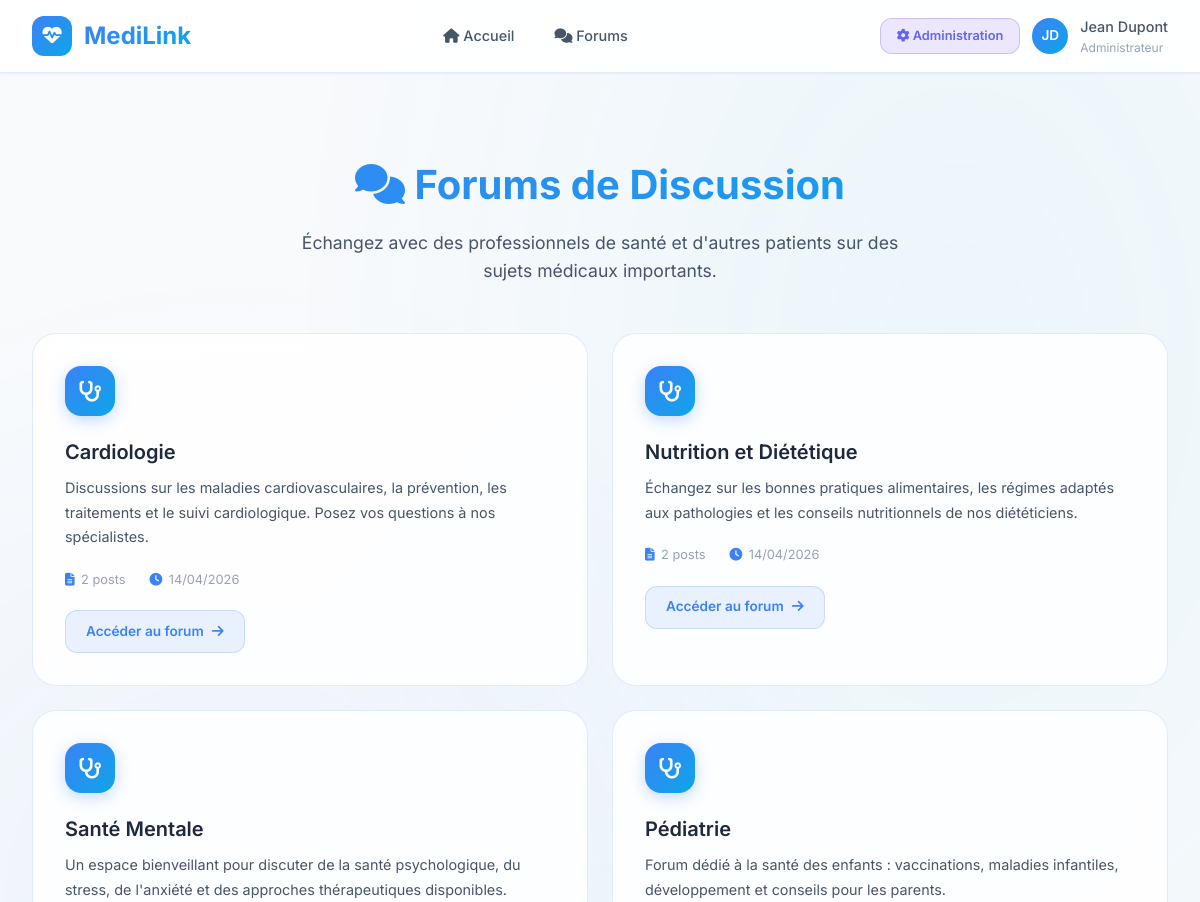
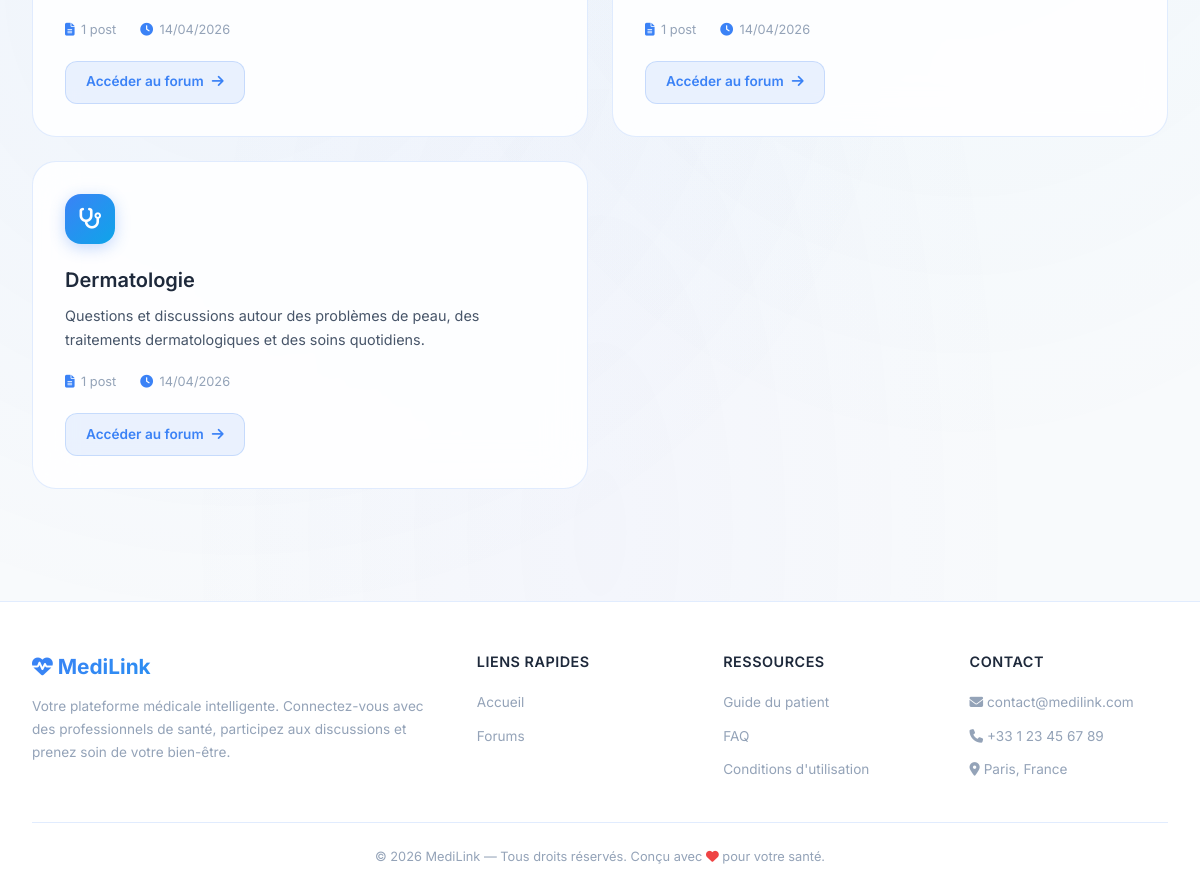
The page / on the database its author committed (2 pictures, top to bottom).
### tables this page shows
CREATE TABLE IF NOT EXISTS forum (
    id_forum INT AUTO_INCREMENT PRIMARY KEY,
    titre VARCHAR(200) NOT NULL,
    description TEXT,
    created_at DATETIME DEFAULT CURRENT_TIMESTAMP
);

### Controller/ForumController.php (called while the page is built, shortened)
<?php
class ForumController {
    public function list(): void {
        $forums = Forum::readAll();
        require __DIR__ . '/../View/front_office/forum/list.php';
    }
}

### Model/Forum.php (called while the page is built, shortened)
<?php
class Forum {
    public static function readAll(): array {
        $pdo = Database::getConnection();
        $stmt = $pdo->query("SELECT f.*, (SELECT COUNT(*) FROM post p WHERE p.id_forum = f.id_forum) AS nb_posts FROM forum f ORDER BY f.created_at DESC");
        return $stmt->fetchAll();
    }
}

### View/front_office/forum/list.php (the view, shortened to what this page needs)
<?php
require __DIR__ . '/../../layout/front_header.php';
?>
<section class="page-hero">
    <h1><i class="fas fa-comments"></i> Forums de Discussion</h1>
    <p>Échangez avec des professionnels de santé et d'autres patients sur des sujets médicaux importants.</p>
</section>
<?php if (!empty($forums)): ?>
    <div class="forums-grid">
        <?php foreach ($forums as $index => $f): ?>
            <article class="forum-card" style="animation-delay: <?= $index * 0.05 ?>s">
                <div class="forum-card-icon">
                    <i class="fas fa-stethoscope"></i>
                </div>
                <h3><?= htmlspecialchars($f['titre']) ?></h3>
                <p><?= htmlspecialchars($f['description'] ?? 'Aucune description disponible.') ?></p>
                <div class="forum-card-meta">
                    <span><i class="fas fa-file-alt"></i> <?= (int)($f['nb_posts'] ?? 0) ?> post<?= ($f['nb_posts'] ?? 0) > 1 ? 's' : '' ?></span>
                    <span><i class="fas fa-clock"></i> <?= date('d/m/Y', strtotime($f['created_at'])) ?></span>
                </div>
                <a href="index.php?controller=forum&action=show&id=<?= $f['id_forum'] ?>" class="forum-card-link">
                    Accéder au forum <i class="fas fa-arrow-right"></i>
                </a>
            </article>
        <?php endforeach; ?>
    </div>
<?php endif; ?>
<?php require __DIR__ . '/../../layout/front_footer.php'; ?>

### public/css/style.css (style rules this page uses)
:root { --bg-primary: #f8fafc; --bg-secondary: #ffffff; --bg-card: rgba(255, 255, 255, 0.85); --bg-card-hover: rgba(255, 255, 255, 0.95); --border-color: rgba(59, 130, 246, 0.15); --border-hover: rgba(59, 130, 246, 0.4); --text-primary: #1e293b; --text-secondary: #475569; --text-muted: #94a3b8; --accent-blue: #3b82f6; --accent-teal: #0ea5e9; --accent-purple: #6366f1; --accent-green: #22c55e; --accent-red: #ef4444; --accent-orange: #f97316; --gradient-primary: linear-gradient(135deg, #3b82f6, #0ea5e9); --gradient-purple: linear-gradient(135deg, #6366f1, #3b82f6); --shadow-card: 0 4px 20px rgba(59, 130, 246, 0.08); --shadow-hover: 0 12px 40px rgba(59, 130, 246, 0.12); --shadow-glow: 0 0 25px rgba(59, 130, 246, 0.08); --radius-sm: 0.5rem; --radius-md: 0.75rem; --radius-lg: 1rem; --radius-xl: 1.5rem; --transition: all 0.3s cubic-bezier(0.4, 0, 0.2, 1); }
*, *::before, *::after { margin: 0; padding: 0; box-sizing: border-box; }
html { scroll-behavior: smooth; }
body { font-family: 'Inter', sans-serif; background: var(--bg-primary); color: var(--text-primary); line-height: 1.6; min-height: 100vh; overflow-x: hidden; }
a { text-decoration: none; color: var(--accent-blue); transition: var(--transition); }
body::before { content: ''; position: fixed; top: 0; left: 0; width: 100%; height: 100%; background: radial-gradient(ellipse at 20% 50%, rgba(59, 130, 246, 0.05) 0%, transparent 50%), radial-gradient(ellipse at 80% 20%, rgba(14, 165, 233, 0.05) 0%, transparent 50%), radial-gradient(ellipse at 50% 80%, rgba(99, 102, 241, 0.03) 0%, transparent 50%); pointer-events: none; z-index: 0; }
.page-hero { text-align: center; padding: 3rem 0 2rem; animation: fadeInDown 0.6s ease; }
.page-hero h1 { font-size: 2.5rem; font-weight: 700; margin-bottom: 0.75rem; background: var(--gradient-primary); -webkit-background-clip: text; -webkit-text-fill-color: transparent; background-clip: text; }
.page-hero p { font-size: 1.1rem; color: var(--text-secondary); max-width: 600px; margin: 0 auto; }
.forums-grid { display: grid; grid-template-columns: repeat(auto-fill, minmax(380px, 1fr)); gap: 1.5rem; padding: 1rem 0; }
.forum-card { background: var(--bg-card); border: 1px solid var(--border-color); border-radius: var(--radius-xl); padding: 2rem; backdrop-filter: blur(20px); transition: var(--transition); position: relative; overflow: hidden; animation: fadeInUp 0.5s ease both; }
.forum-card::before { content: ''; position: absolute; top: 0; left: 0; right: 0; height: 3px; background: var(--gradient-primary); opacity: 0; transition: var(--transition); }
.forum-card-icon { width: 50px; height: 50px; border-radius: var(--radius-lg); background: var(--gradient-primary); display: flex; align-items: center; justify-content: center; font-size: 1.3rem; color: #fff; margin-bottom: 1.25rem; box-shadow: 0 4px 15px rgba(59, 130, 246, 0.3); }
.forum-card h3 { font-size: 1.25rem; font-weight: 600; margin-bottom: 0.5rem; color: var(--text-primary); }
.forum-card p { color: var(--text-secondary); font-size: 0.9rem; line-height: 1.7; margin-bottom: 1.25rem; }
.forum-card-meta { display: flex; align-items: center; gap: 1.5rem; font-size: 0.8rem; color: var(--text-muted); }
.forum-card-meta span { display: flex; align-items: center; gap: 0.4rem; }
.forum-card-meta i { color: var(--accent-blue); }
.forum-card-link { display: inline-flex; align-items: center; gap: 0.5rem; margin-top: 1.25rem; padding: 0.6rem 1.25rem; background: rgba(59, 130, 246, 0.1); border: 1px solid rgba(59, 130, 246, 0.2); border-radius: var(--radius-md); color: var(--accent-blue); font-weight: 600; font-size: 0.85rem; transition: var(--transition); }
.forum-card:nth-child(1) { animation-delay: 0.05s; }
.forum-card:nth-child(2) { animation-delay: 0.1s; }
.forum-card:nth-child(3) { animation-delay: 0.15s; }
.forum-card:nth-child(4) { animation-delay: 0.2s; }
.forum-card:nth-child(5) { animation-delay: 0.25s; }

### rows shown on the page
forum: titre "Cardiologie", description "Discussions sur les maladies cardiovasculaires, la prévention, les traitements et le suivi cardiologique. Posez vos questions à nos spécialistes.", nb_posts "2", created_at "14/04/2026"
forum: titre "Nutrition et Diététique", description "Échangez sur les bonnes pratiques alimentaires, les régimes adaptés aux pathologies et les conseils nutritionnels de nos diététiciens.", nb_posts "2", created_at "14/04/2026"
forum: titre "Santé Mentale", description "Un espace bienveillant pour discuter de la santé psychologique, du stress, de l'anxiété et des approches thérapeutiques disponibles.", nb_posts "1", created_at "14/04/2026"
forum: titre "Pédiatrie", description "Forum dédié à la santé des enfants : vaccinations, maladies infantiles, développement et conseils pour les parents.", nb_posts "1", created_at "14/04/2026"
forum: titre "Dermatologie", description "Questions et discussions autour des problèmes de peau, des traitements dermatologiques et des soins quotidiens.", nb_posts "1", created_at "14/04/2026"

### other values the page prints
$_SESSION['user']['role'] "Administrateur"
